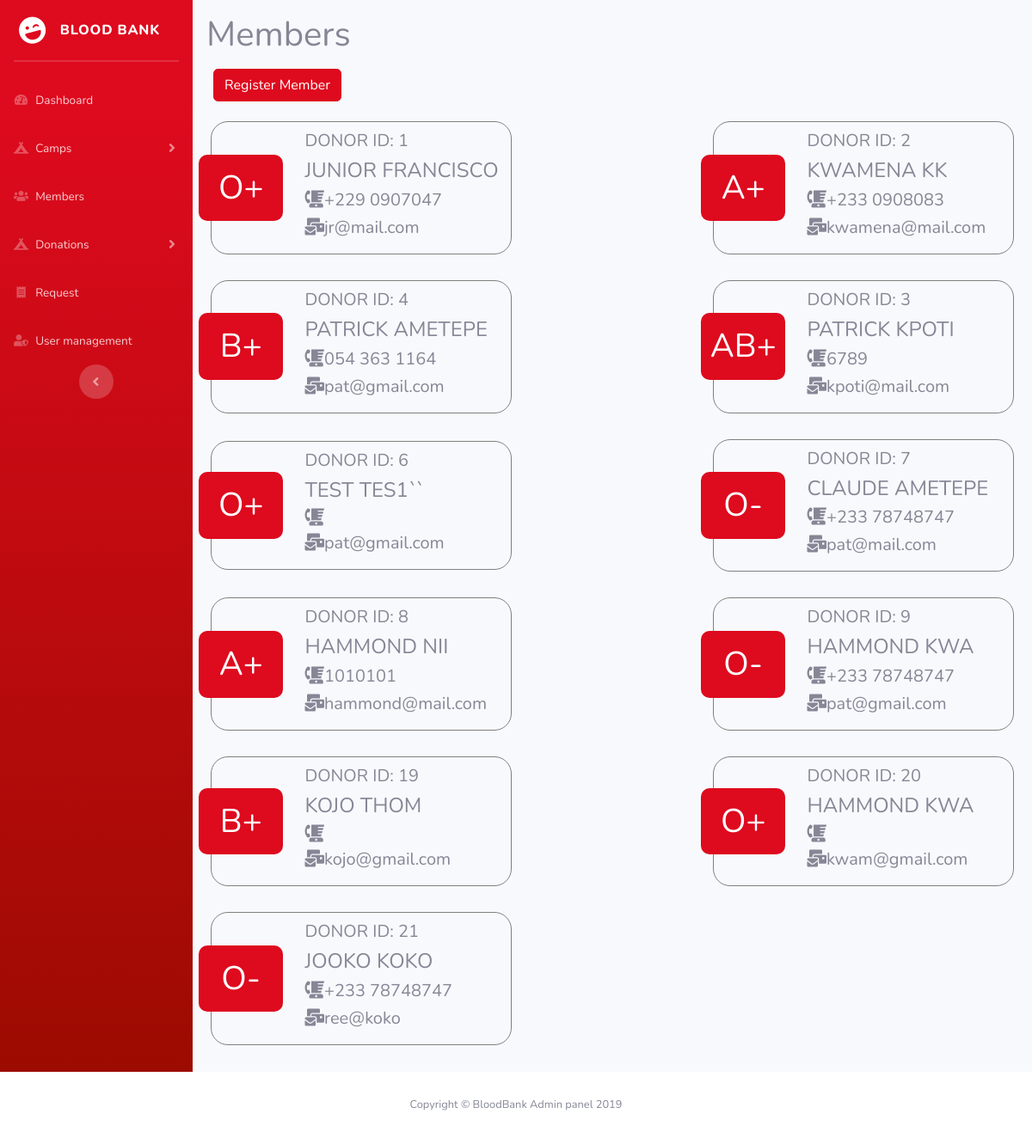
/admin/members.php, run on the app's committed database.
### tables this page shows
CREATE TABLE IF NOT EXISTS `users` (
  `uid` int(7) NOT NULL AUTO_INCREMENT,
  `firstname` varchar(50) DEFAULT NULL,
  `lastname` varchar(50) DEFAULT NULL,
  `gender` enum('male','female') DEFAULT NULL,
  `bloodGroup` varchar(5) DEFAULT NULL,
  `city` int(5) DEFAULT NULL,
  `email` varchar(255) DEFAULT NULL,
  `password` varchar(255) DEFAULT NULL,
  `phone` varchar(25) DEFAULT NULL,
  PRIMARY KEY (`uid`),
  KEY `city` (`city`)
);

### admin/members.php (the view)
<?php
include_once 'inc/head.php';
try {
    include 'connect.php';
	$stmt = $DB->query('SELECT * FROM users  INNER JOIN city on city = cid');?>
<body id="page-top">
  <div id="wrapper">
    <?php include 'inc/sidebar.php';?>
    <div id="content-wrapper" class="d-flex flex-column container p-3">
      <div id="content">
          <h1>Members</h1>
		  <a href="add-user.php" class="btn btn-primary m-2"> Register Member</a>
        <div class="donor-container">
	<?php
	while($row = $stmt->fetch()){
        echo '<div class="donor">
        <div class="donor-group bg-primary">
        '.$row['bloodGroup'].'
    </div>
    <div>
        <h5 class="donor-name text-uppercase">Donor ID: '.$row['uid'].'</h5>
        <h4 class="donor-name text-uppercase">'.$row['firstname'].' '.$row['lastname'].'</h4>
        <div class="donor-address">
            <h5 class="donor-phone"><i class="fas fa-blender-phone"></i>'.$row['phone'].'</h5> <i class="mx-1"></i>
            <h5 class="donor-phone"><i class="fa fa-mail-bulk"></i>'.$row['email'].'</h5> <i class="mx-1"></i>
        </div>
        </div></div>';
	}
		echo "</div>";
} catch(PDOException $e) {
		    echo $e->getMessage();
		}
    ?>
    <?php include_once 'inc/footer.php';?>

### admin/inc/head.php (style rules this page uses)
.donor-container, .camp-container, .unit-container { display: flex; justify-content: space-between; align-items: center; flex-wrap: wrap; }
.donor, .camp, .unit, .donation, .request { display: flex; flex-direction: row; width: 350px; margin: 15px; border: 1px solid grey; position: relative; border-radius: 20px; align-items: center; padding: 10px; }
.donor { max-width: 350px; margin: 15px 5px; }
.donor-group, .unit-group, .blood-group, .request-bg { width: 30%; display: flex; justify-content: center; align-items: center; font-size: 2.4rem; color: white; position: relative; left: -25px; border-radius: 10px; padding: 10px; }
.donor-address { display: flex; flex-direction: column; }

### data on the page
users: bloodGroup "O+", uid "1", firstname "JUNIOR", lastname "FRANCISCO", phone "+229 0907047", email "jr@mail.com"
users: bloodGroup "A+", uid "2", firstname "KWAMENA", lastname "KK", phone "+233 0908083", email "kwamena@mail.com"
users: bloodGroup "B+", uid "4", firstname "PATRICK", lastname "AMETEPE", phone "054 363 1164", email "pat@gmail.com"
users: bloodGroup "AB+", uid "3", firstname "PATRICK", lastname "KPOTI", phone "6789", email "kpoti@mail.com"
users: bloodGroup "O+", uid "6", firstname "TEST", lastname "TES1``", email "pat@gmail.com"
users: bloodGroup "O-", uid "7", firstname "CLAUDE", lastname "AMETEPE", phone "+233 78748747", email "pat@mail.com"
users: bloodGroup "A+", uid "8", firstname "HAMMOND", lastname "NII", phone "1010101", email "hammond@mail.com"
users: bloodGroup "O-", uid "9", firstname "HAMMOND", lastname "KWA", phone "+233 78748747", email "pat@gmail.com"
users: bloodGroup "B+", uid "19", firstname "KOJO", lastname "THOM", email "kojo@gmail.com"
users: bloodGroup "O+", uid "20", firstname "HAMMOND", lastname "KWA", email "kwam@gmail.com"
users: bloodGroup "O-", uid "21", firstname "JOOKO", lastname "KOKO", phone "+233 78748747", email "ree@koko"
